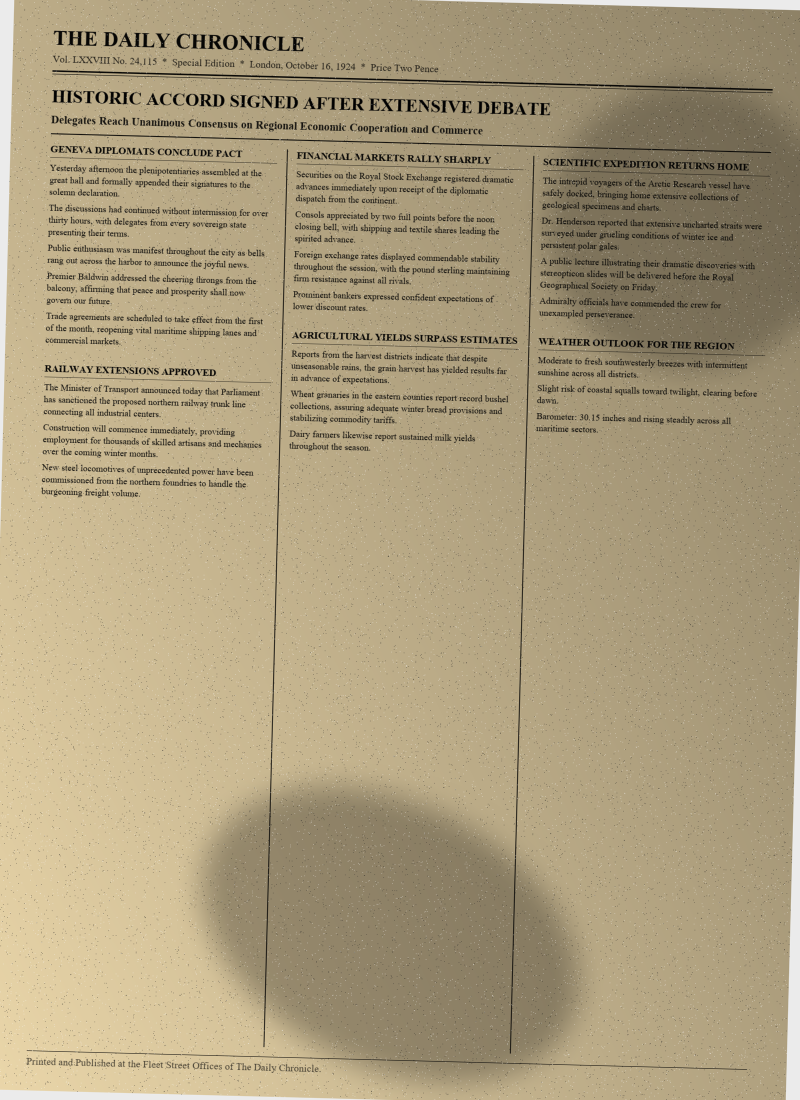
#> input picture samples/page_3_worst_case.png, 1600 x 2200 px (shown at 1/2 size)
$ python -i generate_fixtures.py   (imports and definitions only)
#> lines starting #> are read from the running program, lines starting #| are printed output that depends on the picture; after the words box and inside, x2 and y2 are one past the last pixel; in counts of white or black regions, pixels touching at a corner belong together
#!/usr/bin/env python3
"""
Generate 3 realistic degraded synthetic newspaper pages for testing and benchmarking.
Simulates:
- Multi-column newspaper layout (3 columns with headlines and vertical ruling lines)
- Aged paper discoloration (yellowed/sepia tint)
- Uneven scanner lighting / vignetting / shadows
- Show-through / ink bleed from verso page
- Skew (-4 to +4 degrees)
- Ink degradation, grain, and salt-and-pepper noise
"""

import math
import os
import random
from pathlib import Path
from typing import List
import cv2
import numpy as np
from PIL import Image, ImageDraw, ImageFont


# [224 lines left out: functions get_font, wrap_text, render_base_newspaper, apply_page_1_degradations, apply_page_2_degradations, not called in this run]


def apply_page_3_degradations(img: Image.Image) -> Image.Image:
    """Page 3 (Worst Case): Heavy stains, blotches, salt-and-pepper noise, -1.5 deg skew, faded ink."""
    cv_img = cv2.cvtColor(np.array(img), cv2.COLOR_RGB2BGR)
#> cv_img is the input picture: shape (2200, 1600, 3); mean B, G, R 125.4, 157.5, 171.8
    h, w = cv_img.shape[:2]
#> h = 2200; w = 1600

    # 1. Darker aged sepia/yellow tint
    tint = np.array([[[170 / 255.0, 215 / 255.0, 235 / 255.0]]], dtype=np.float32)
    tinted = (cv_img.astype(np.float32) * tint).clip(0, 255).astype(np.uint8)
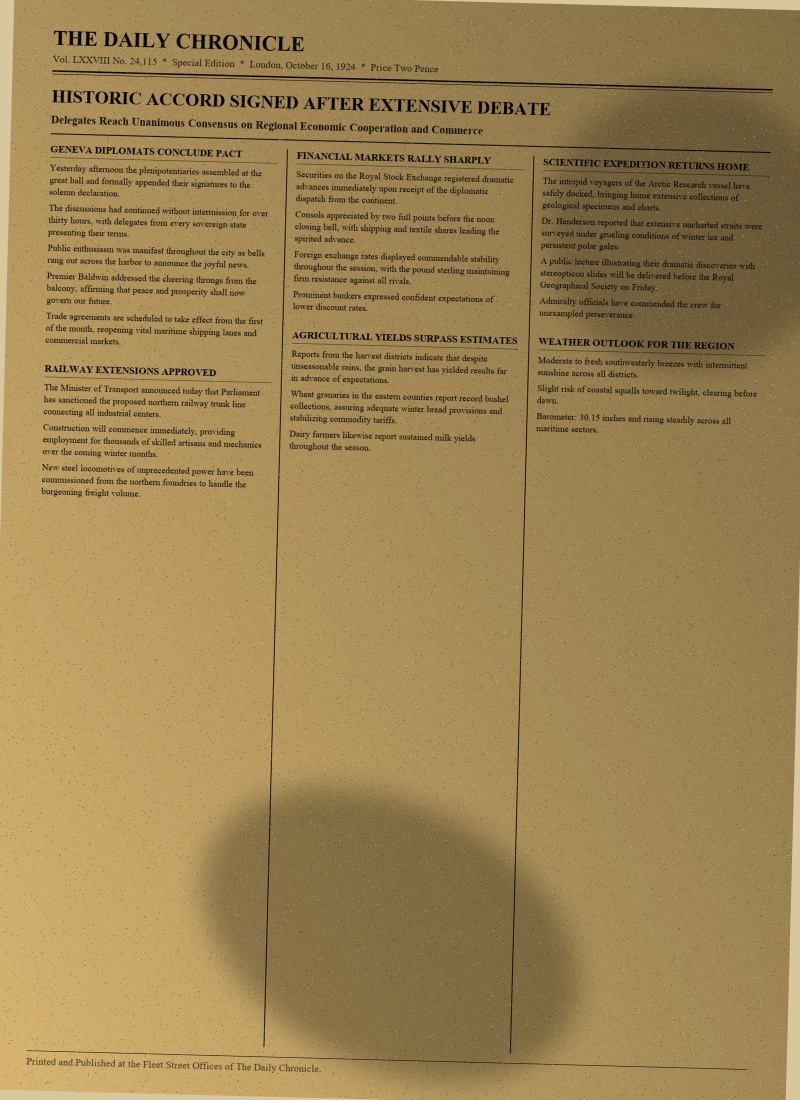
#> tinted: shape (2200, 1600, 3) (shown at 1/2 size); mean B, G, R 83.2, 132.3, 157.8

    # 2. Add realistic stain blotches (water stains / coffee stains)
    stain_mask = np.ones((h, w), dtype=np.float32)
    cv2.circle(stain_mask, (int(w * 0.85), int(h * 0.2)), int(w * 0.18), 0.78, -1)
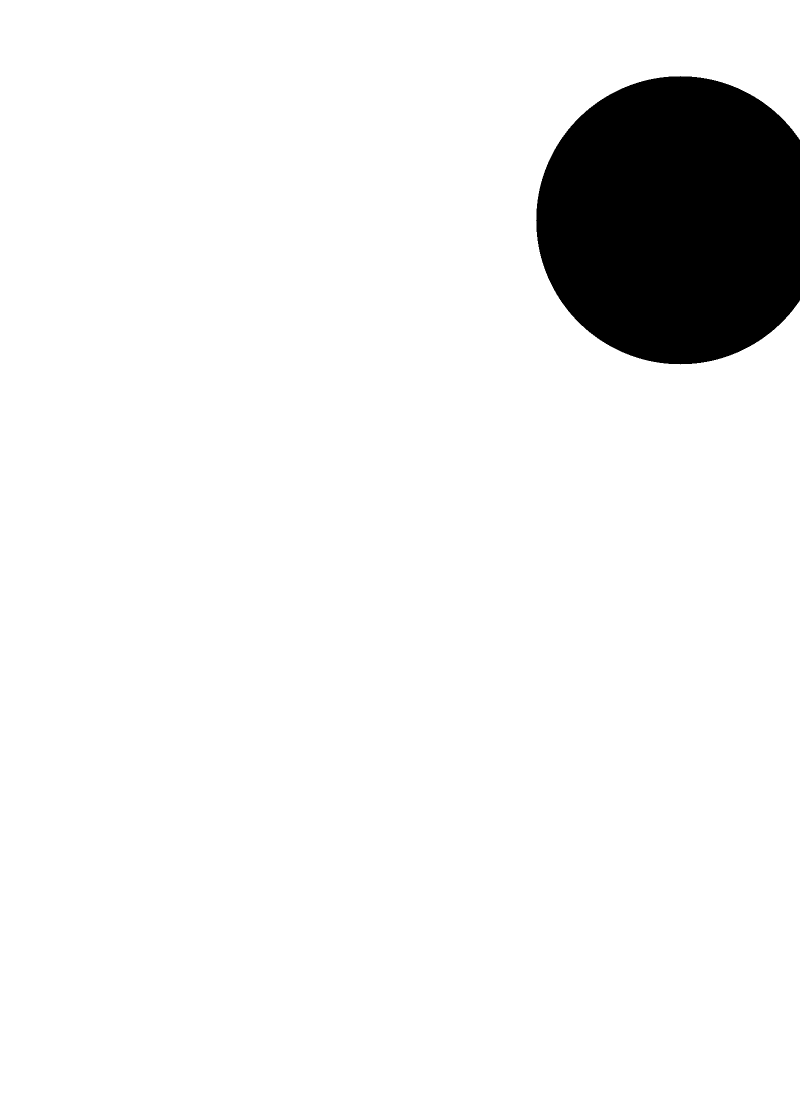
#> stain_mask: shape (2200, 1600) float32 (shown at 1/2 size); values 0.78 (black) and 1 (white), 92.9% white; 1 black region, box (x1, y1, x2, y2) and area: (1072, 152, 1600, 729) 250004
    cv2.ellipse(stain_mask, (int(w * 0.5), int(h * 0.85)), (int(w * 0.25), int(h * 0.12)), 25, 0, 360, 0.72, -1)
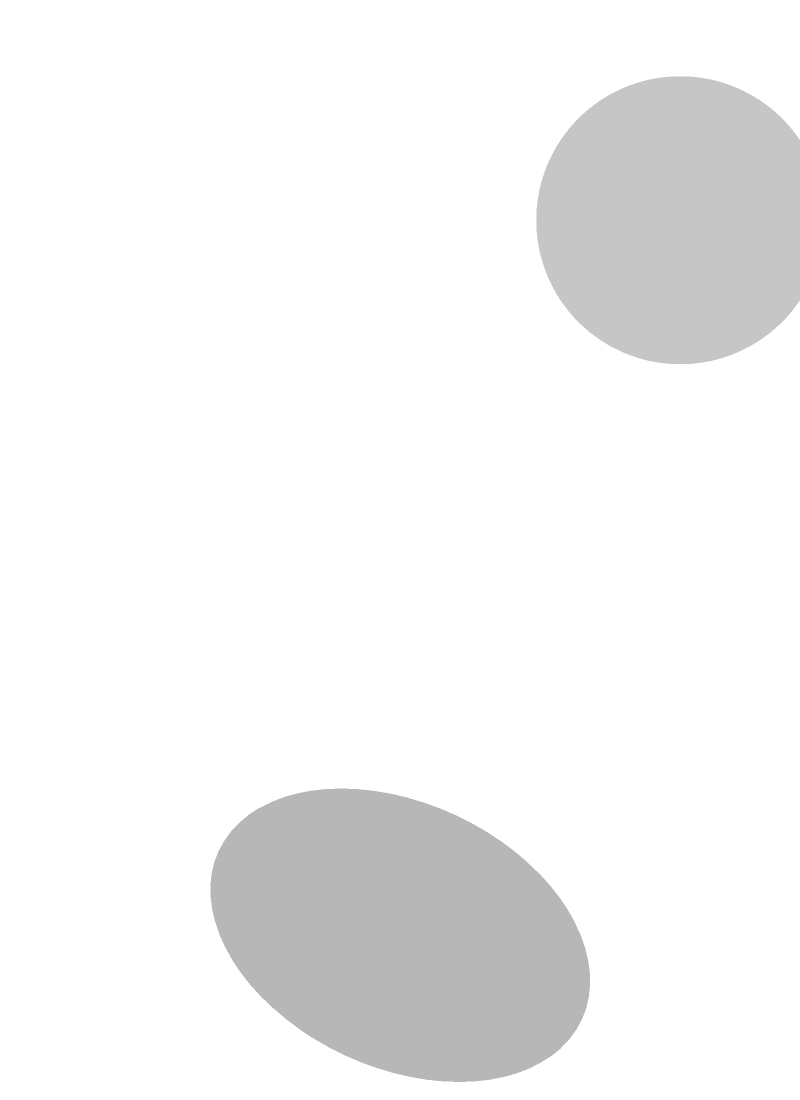
#> stain_mask: shape (2200, 1600) float32 (shown at 1/2 size); min 0.72, max 1, mean 0.958
    stain_mask = cv2.GaussianBlur(stain_mask, (101, 101), 30)

    stained = (tinted.astype(np.float32) * stain_mask[:, :, np.newaxis]).clip(0, 255).astype(np.uint8)
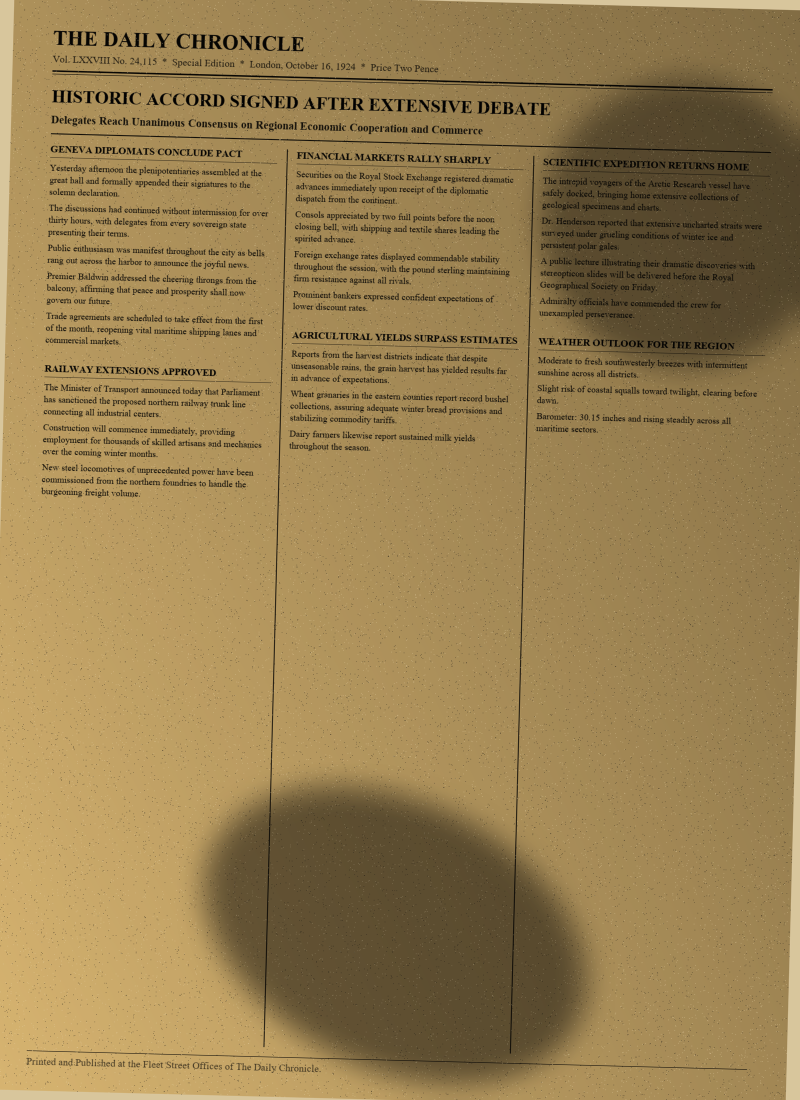
#> stained: shape (2200, 1600, 3) (shown at 1/2 size); mean B, G, R 80.4, 127.8, 152.5

    # 3. Illumination gradient
    x = np.linspace(1.0, 0.75, w, dtype=np.float32)
    y = np.linspace(0.80, 1.0, h, dtype=np.float32)
#> y = 2200 values from 0.8 to 1
    grad_x, grad_y = np.meshgrid(x, y)
    shaded = (stained.astype(np.float32) * (grad_x * grad_y)[:, :, np.newaxis]).clip(0, 255).astype(np.uint8)

    # 4. Salt and pepper noise
    sp_mask = np.random.rand(h, w)
    shaded[sp_mask < 0.005] = (30, 30, 30)  # Pepper
    shaded[sp_mask > 0.995] = (250, 250, 250)  # Salt

    # 5. Skew -1.5 degrees
    angle = -1.5
    center = (w / 2.0, h / 2.0)
#> center = (800, 1100)
    rot_mat = cv2.getRotationMatrix2D(center, angle, 1.0)
    rotated = cv2.warpAffine(
        shaded,
        rot_mat,
        (w, h),
        flags=cv2.INTER_CUBIC,
        borderMode=cv2.BORDER_CONSTANT,
        borderValue=(235, 235, 235),
    )
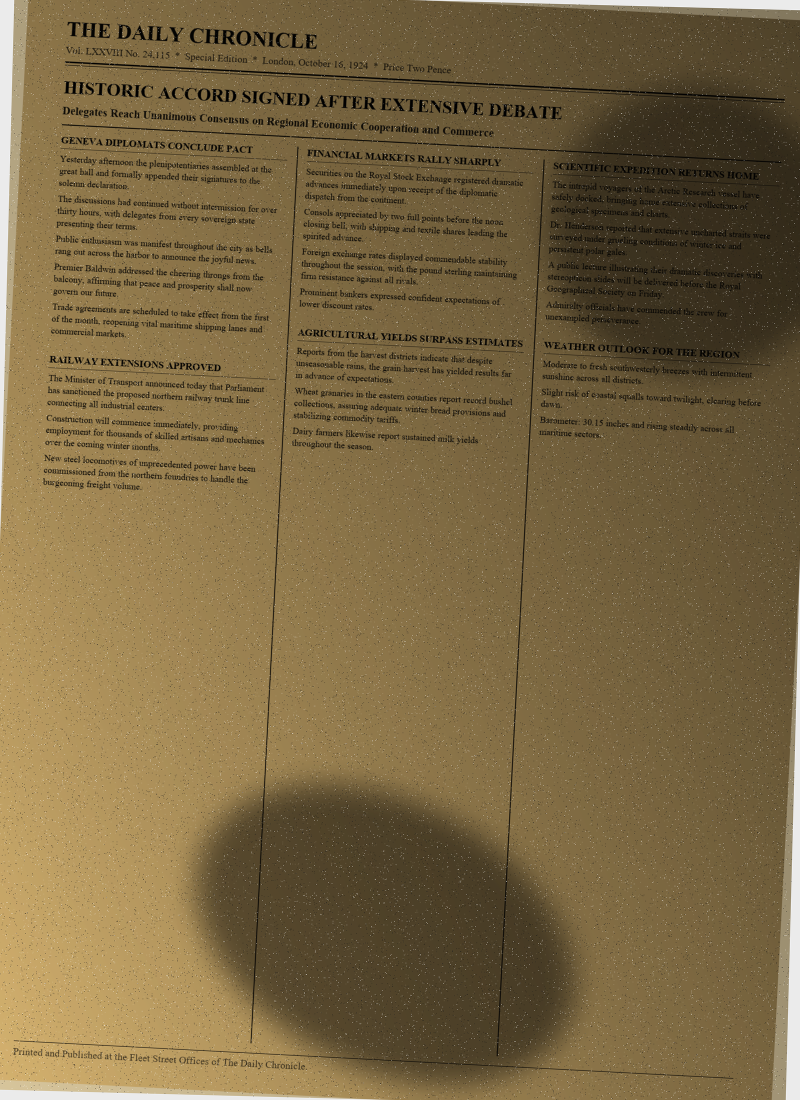
#> rotated: shape (2200, 1600, 3) (shown at 1/2 size); mean B, G, R 66.5, 103.4, 122.6

    # 6. Slight ink fade / blur
    degraded = cv2.GaussianBlur(rotated, (3, 3), 0.5)
    return Image.fromarray(cv2.cvtColor(degraded, cv2.COLOR_BGR2RGB))


# [27 lines left out: function generate_all_fixtures, not called in this run]


# [2 lines not run here, left out]

>>> import cv2
>>> picture = cv2.cvtColor(cv2.imread('samples/page_3_worst_case.png'), cv2.COLOR_BGR2RGB)
>>> result = apply_page_3_degradations(picture)
